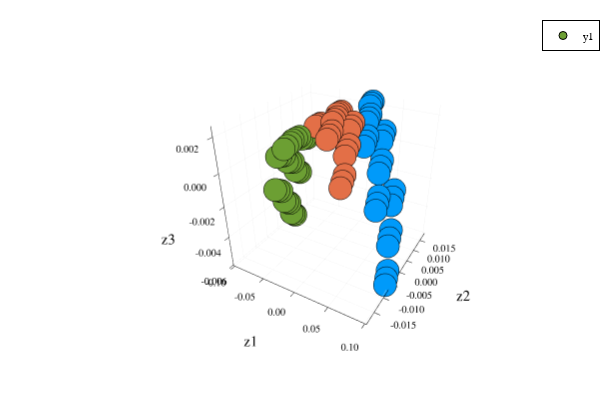
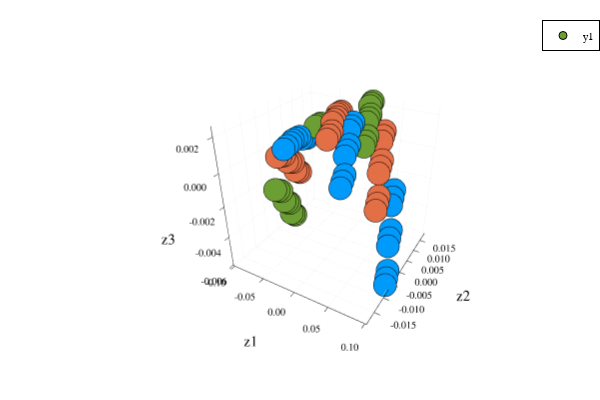
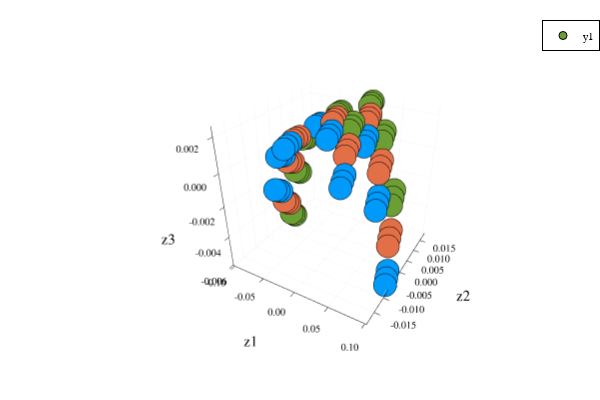
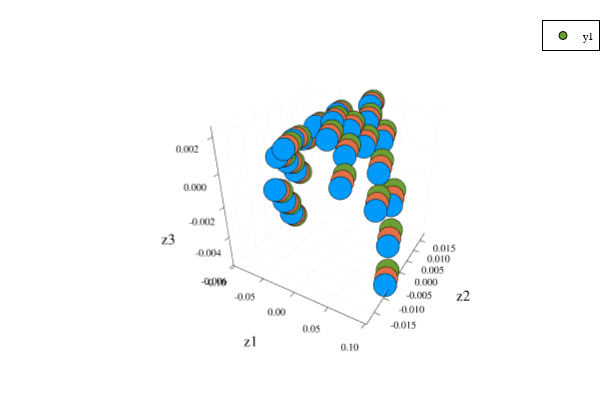

Source (notebook cell) for these figures, in order:
### Code cell
# Scatter plot of the TS in RS - Colored parameters
for i in 1:4
    display(scatter(eachrow(Z_)...,xlabel="z1",ylabel="z2",zlabel="z3", 
    hover= [i for i in 1:lastindex(eachcol(Z_))],
    markercolor = [c[i] for c in conf]
    ))
    # savefig("data/Figs/kPCA_PB_S4_Phi2000/RSvsParameters_$i.png")
end
